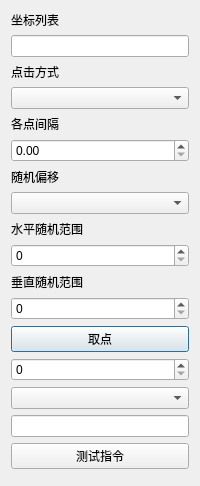
<?xml version="1.0" encoding="UTF-8"?>
<ui version="4.0"><class>InstructionEditor</class><widget class="QDialog" name="InstructionEditor"><property name="windowTitle"><string>多坐标点击</string></property><layout class="QVBoxLayout" name="rootLayout"><item><widget class="QLabel" name="label_0"><property name="text"><string>坐标列表</string></property></widget></item><item><widget class="QLineEdit" name="parameter_0"/></item><item><widget class="QLabel" name="label_1"><property name="text"><string>点击方式</string></property></widget></item><item><widget class="QComboBox" name="parameter_1"/></item><item><widget class="QLabel" name="label_2"><property name="text"><string>各点间隔</string></property></widget></item><item><widget class="QDoubleSpinBox" name="parameter_2"/></item><item><widget class="QLabel" name="label_3"><property name="text"><string>随机偏移</string></property></widget></item><item><widget class="QComboBox" name="parameter_3"/></item><item><widget class="QLabel" name="label_4"><property name="text"><string>水平随机范围</string></property></widget></item><item><widget class="QSpinBox" name="parameter_4"/></item><item><widget class="QLabel" name="label_5"><property name="text"><string>垂直随机范围</string></property></widget></item><item><widget class="QSpinBox" name="parameter_5"/></item><item><widget class="QPushButton" name="auxiliary_0"><property name="text"><string>取点</string></property></widget></item><item><widget class="QSpinBox" name="repeatSpinBox"></widget></item><item><widget class="QComboBox" name="errorPolicyComboBox"></widget></item><item><widget class="QLineEdit" name="noteEdit"></widget></item><item><widget class="QPushButton" name="testButton"><property name="text"><string>测试指令</string></property></widget></item><item><widget class="QDialogButtonBox" name="buttonBox"></widget></item></layout></widget><resources/><connections/></ui>
